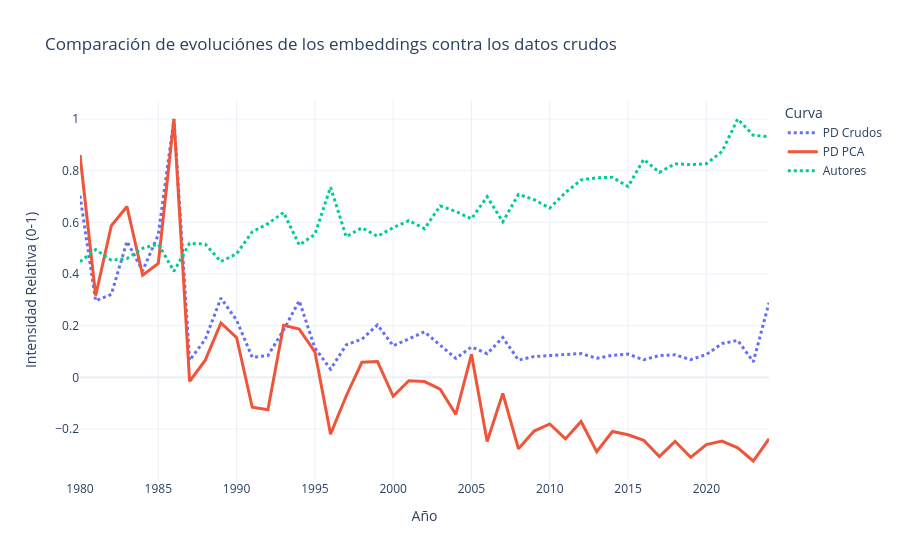

Source (notebook cell):
### Code cell
# Unir las tablas 
# Usamos 'inner' para quedarnos solo con los años que existen en ambos lados
df_comparacion = pd.merge(df_plot, df_flujo, left_on='Year', right_on='year', how='inner')

# Normalización Manual (Escala 0 a 1)
# Para poder comparar directamente las tendencias
#PD es percent of documents

#Por cada atributo definido, se busca al maximo, y a cada valor (fila) es dividido entre ese valor
df_comparacion['PD Crudos'] = df_comparacion['Percent of documents'] / df_comparacion['Percent of documents'].max()
df_comparacion['PD PCA'] = df_comparacion['y_original'] / df_comparacion['y_original'].max()
df_comparacion['Autores'] = df_comparacion['Ave. authorships'] / df_comparacion['Ave. authorships'].max()
# Graficar
fig = px.line(
    df_comparacion, 
    x='Year', 
    y=['PD Crudos', 'PD PCA', 'Autores'], 
    title="Comparación de evoluciónes de los embeddings contra los datos crudos",
    labels={'value': 'Intensidad Relativa (0-1)', 'variable': 'Curva', 'Year': 'Año'},
    template="plotly_white",
    markers=False
)

fig.update_traces(line=dict(width=3)) 
fig.update_traces(patch={"line": {"dash": "dot"}}, selector={"name": "Autores"})
fig.update_traces(patch={"line": {"dash": "dot"}}, selector={"name": "PD Crudos"})
fig.show()

### Figure 1 — Plotly figure (JSON) as saved in the notebook; plotly's stock layout.template omitted (floating-point values rounded to 4 significant figures)
{"data": [{"hovertemplate": "Curva=PD Crudos<br>Año=%{x}<br>Intensidad Relativa (0-1)=%{y}<extra></extra>", "legendgroup": "PD Crudos", "line": {"color": "#636efa", "dash": "dot", "width": 3}, "marker": {"symbol": "circle"}, "mode": "lines", "name": "PD Crudos", "orientation": "v", "showlegend": true, "type": "scatter", "x": [1980, 1981, 1982, 1983, 1984, 1985, 1986, 1987, 1988, 1989, 1990, 1991, 1992, 1993, 1994, 1995, 1996, 1997, 1998, 1999, 2000, 2001, 2002, 2003, 2004, 2005, 2006, 2007, 2008, 2009, 2010, 2011, 2012, 2013, 2014, 2015, 2016, 2017, 2018, 2019, 2020, 2021, 2022, 2023, 2024], "xaxis": "x", "y": [0.7029, 0.2965, 0.3212, 0.5263, 0.4125, 0.5523, 1.0, 0.06608, 0.1472, 0.3068, 0.2214, 0.07767, 0.08443, 0.1832, 0.2965, 0.1135, 0.03167, 0.1257, 0.1477, 0.2029, 0.1221, 0.1485, 0.1761, 0.1247, 0.07341, 0.1179, 0.0917, 0.1543, 0.06715, 0.08064, 0.0853, 0.08948, 0.09213, 0.07385, 0.08548, 0.08999, 0.06811, 0.0845, 0.08744, 0.06871, 0.08851, 0.1308, 0.1432, 0.06038, 0.2887], "yaxis": "y"}, {"hovertemplate": "Curva=PD PCA<br>Año=%{x}<br>Intensidad Relativa (0-1)=%{y}<extra></extra>", "legendgroup": "PD PCA", "line": {"color": "#EF553B", "dash": "solid", "width": 3}, "marker": {"symbol": "circle"}, "mode": "lines", "name": "PD PCA", "orientation": "v", "showlegend": true, "type": "scatter", "x": [1980, 1981, 1982, 1983, 1984, 1985, 1986, 1987, 1988, 1989, 1990, 1991, 1992, 1993, 1994, 1995, 1996, 1997, 1998, 1999, 2000, 2001, 2002, 2003, 2004, 2005, 2006, 2007, 2008, 2009, 2010, 2011, 2012, 2013, 2014, 2015, 2016, 2017, 2018, 2019, 2020, 2021, 2022, 2023, 2024], "xaxis": "x", "y": [0.8609, 0.3166, 0.587, 0.6612, 0.3954, 0.441, 1.0, -0.01575, 0.06666, 0.2105, 0.1541, -0.1156, -0.1257, 0.2017, 0.1871, 0.09888, -0.2196, -0.07203, 0.0583, 0.06127, -0.07317, -0.0128, -0.01612, -0.0455, -0.1431, 0.08929, -0.2484, -0.06188, -0.2763, -0.2076, -0.1803, -0.2381, -0.1707, -0.2874, -0.2094, -0.2222, -0.2437, -0.3068, -0.2475, -0.3095, -0.2602, -0.2466, -0.2724, -0.3237, -0.2379], "yaxis": "y"}, {"hovertemplate": "Curva=Autores<br>Año=%{x}<br>Intensidad Relativa (0-1)=%{y}<extra></extra>", "legendgroup": "Autores", "line": {"color": "#00cc96", "dash": "dot", "width": 3}, "marker": {"symbol": "circle"}, "mode": "lines", "name": "Autores", "orientation": "v", "showlegend": true, "type": "scatter", "x": [1980, 1981, 1982, 1983, 1984, 1985, 1986, 1987, 1988, 1989, 1990, 1991, 1992, 1993, 1994, 1995, 1996, 1997, 1998, 1999, 2000, 2001, 2002, 2003, 2004, 2005, 2006, 2007, 2008, 2009, 2010, 2011, 2012, 2013, 2014, 2015, 2016, 2017, 2018, 2019, 2020, 2021, 2022, 2023, 2024], "xaxis": "x", "y": [0.4476, 0.4946, 0.4534, 0.46, 0.4996, 0.516, 0.4108, 0.5189, 0.5153, 0.4483, 0.4781, 0.5634, 0.5948, 0.6384, 0.5122, 0.5534, 0.7362, 0.5445, 0.5788, 0.546, 0.5794, 0.6067, 0.5755, 0.6635, 0.6424, 0.6136, 0.6993, 0.6017, 0.7081, 0.6877, 0.6552, 0.7152, 0.7639, 0.7726, 0.7742, 0.7388, 0.8436, 0.7935, 0.8266, 0.8234, 0.827, 0.8741, 1.0, 0.937, 0.9318], "yaxis": "y"}], "layout": {"legend": {"title": {"text": "Curva"}, "tracegroupgap": 0}, "title": {"text": "Comparación de evoluciónes de los embeddings contra los datos crudos"}, "xaxis": {"anchor": "y", "domain": [0, 1], "title": {"text": "Año"}}, "yaxis": {"anchor": "x", "domain": [0, 1], "title": {"text": "Intensidad Relativa (0-1)"}}}}
